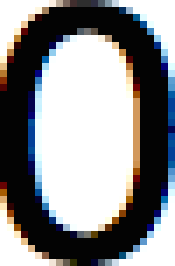
#> input picture train/0.png, 25 x 38 px (shown 7 times larger)
$ python -i decode.py   (imports and definitions only)   (Python 2 division)
#> lines starting #> are read from the running program, lines starting #| are printed output that depends on the picture; after the words box and inside, x2 and y2 are one past the last pixel; in counts of white or black regions, pixels touching at a corner belong together
import numpy as np
import cv2
from matplotlib import pyplot as plt
from subprocess import Popen, PIPE
import os, sys

NUM_CHARACTERS = 5
IMAGE_SIZE = 30

# [15 lines left out: function loadTrainingExamples, not called in this run]

def loadTestExample(filename):
#> called with filename = 'train/0.png'
    image = cv2.imread(filename)
#> image is the input picture: shape (38, 25, 3); mean B, G, R 140.8, 139.1, 138.5

    # We apply a modified kernel to the image - coefficients were obtained
    # after trial and error to see what produced the best result
    kernel = np.ones((3,2), np.uint8)
    image, contours = processImage(image, kernel)

    contours = filterTestSegments(contours)
    return image, contours

def removeNoise(image):
    return cv2.fastNlMeansDenoisingColored(image,None,13,13,5,41)
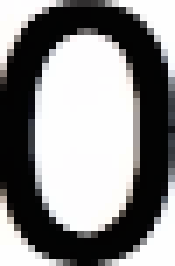
#> returned value: shape (38, 25, 3) (shown 7 times larger); mean of channels 0, 1, 2 138.3, 138.2, 138.6; drawn as B, G, R

# Obtain black and white threshold of image for segmentation
def threshold(image, kernel=None):
    gray = cv2.cvtColor(image, cv2.COLOR_BGR2GRAY)
    thresh = cv2.adaptiveThreshold(gray, 255, cv2.ADAPTIVE_THRESH_MEAN_C, 1, 11, 2)
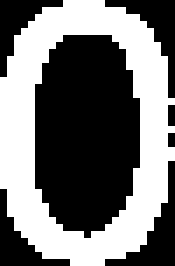
#> thresh: shape (38, 25) (shown 7 times larger); 45.1% white; 1 white region, box (x1, y1, x2, y2) and area: (0, 0, 25, 38) 428
    f,image = cv2.threshold(gray, 0, 255, cv2.THRESH_BINARY_INV+cv2.THRESH_OTSU)
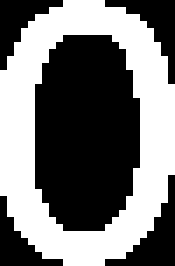
#> image: shape (38, 25) (shown 7 times larger); 46% white; 1 white region, box (x1, y1, x2, y2) and area: (0, 0, 25, 38) 437
#> f = 128

#> (the run stopped early here; a loop or call above may not have finished)

$ run again, on train/4.png
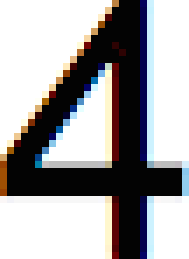
#> input picture train/4.png, 27 x 37 px (shown 7 times larger)
#> in loadTestExample, image is the input picture: shape (37, 27, 3); mean B, G, R 161.6, 160.4, 162.1
#> in threshold, `thresh = cv2.adaptiveThreshold(gray, 255, cv2.ADAPTIVE_THRESH_MEAN_C, ..`:
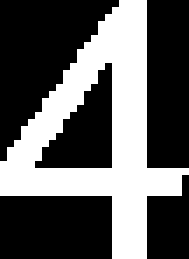
#> thresh: shape (37, 27) (shown 7 times larger); 36.8% white; 1 white region, box (x1, y1, x2, y2) and area: (0, 0, 27, 37) 368
#> in threshold, `f,image = cv2.threshold(gray, 0, 255, cv2.THRESH_BINARY_INV+cv2.THRESH..`:
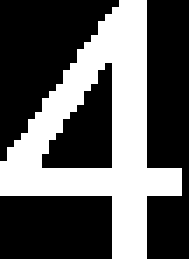
#> image: shape (37, 27) (shown 7 times larger); 36.8% white; 1 white region, box (x1, y1, x2, y2) and area: (0, 0, 26, 37) 368
#> f = 122

$ run again, on train/5.png
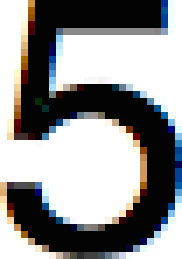
#> input picture train/5.png, 26 x 37 px (shown 7 times larger)
#> in loadTestExample, image is the input picture: shape (37, 26, 3); mean B, G, R 145.6, 145.3, 145.3
#> in threshold, `thresh = cv2.adaptiveThreshold(gray, 255, cv2.ADAPTIVE_THRESH_MEAN_C, ..`:
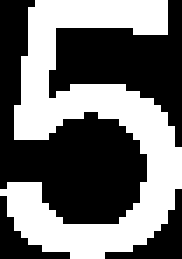
#> thresh: shape (37, 26) (shown 7 times larger); 43.8% white; 1 white region, box (x1, y1, x2, y2) and area: (0, 0, 26, 37) 421
#> in threshold, `f,image = cv2.threshold(gray, 0, 255, cv2.THRESH_BINARY_INV+cv2.THRESH..`:
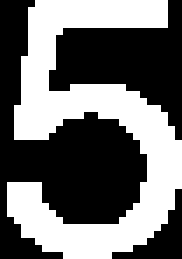
#> image: shape (37, 26) (shown 7 times larger); 43.3% white; 1 white region, box (x1, y1, x2, y2) and area: (1, 0, 26, 37) 417
#> f = 127

$ run again, on train/6.png
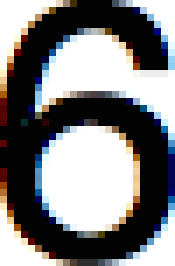
#> input picture train/6.png, 25 x 38 px (shown 7 times larger)
#> in loadTestExample, image is the input picture: shape (38, 25, 3); mean B, G, R 128.5, 127.4, 127.8
#> in threshold, `thresh = cv2.adaptiveThreshold(gray, 255, cv2.ADAPTIVE_THRESH_MEAN_C, ..`:
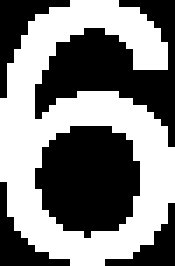
#> thresh: shape (38, 25) (shown 7 times larger); 49.7% white; 1 white region, box (x1, y1, x2, y2) and area: (0, 0, 25, 38) 472
#> in threshold, `f,image = cv2.threshold(gray, 0, 255, cv2.THRESH_BINARY_INV+cv2.THRESH..`:
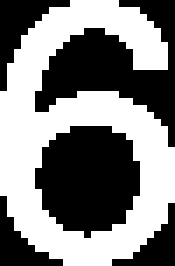
#> image: shape (38, 25) (shown 7 times larger); 50.4% white; 5 black regions, box (x1, y1, x2, y2) and area: (5, 18, 20, 34) 182, (5, 0, 25, 21) 176, (0, 0, 10, 13) 46, (0, 28, 9, 38) 35, (16, 29, 25, 38) 32
#> f = 126
